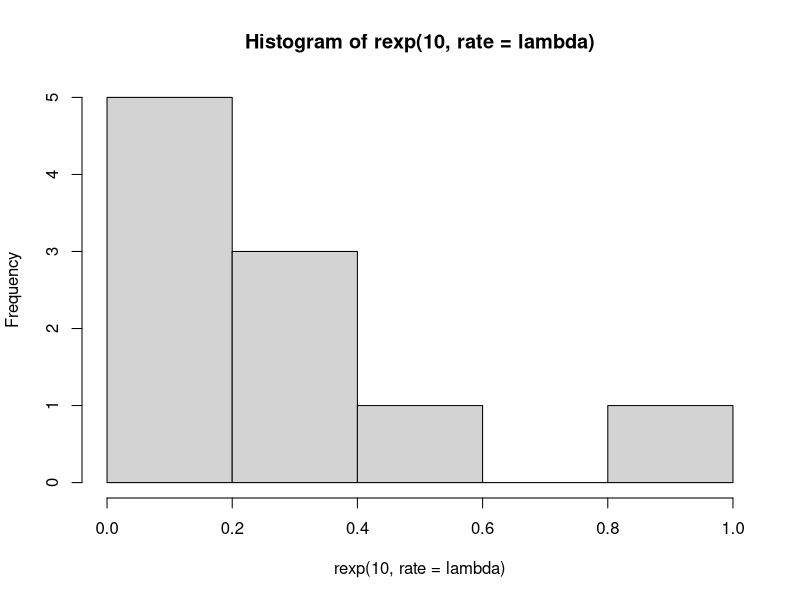
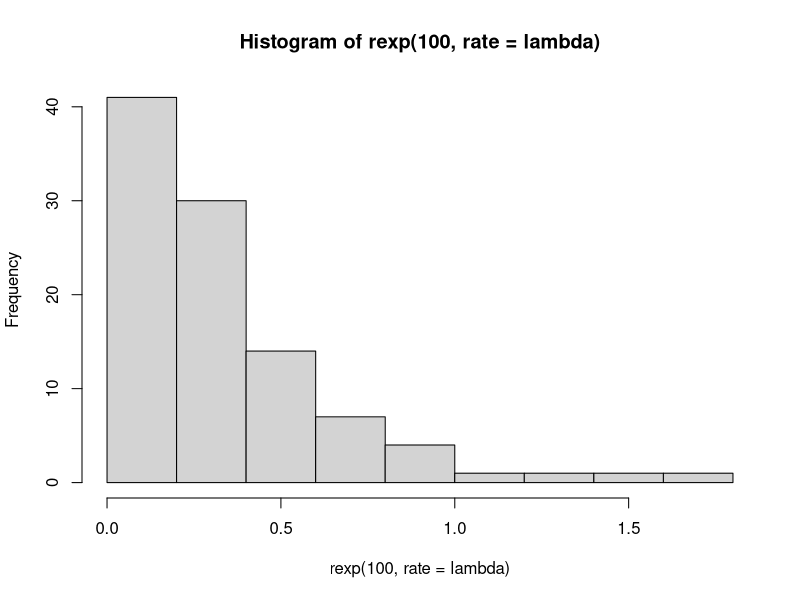
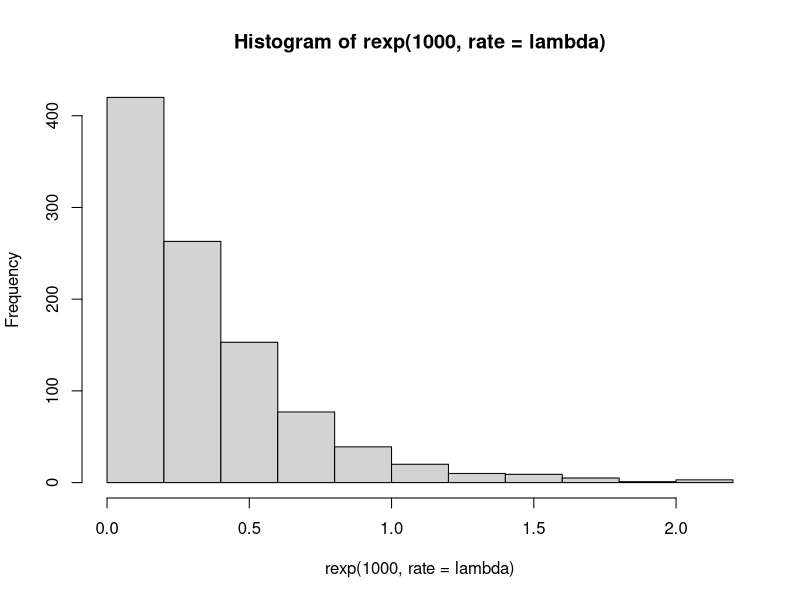
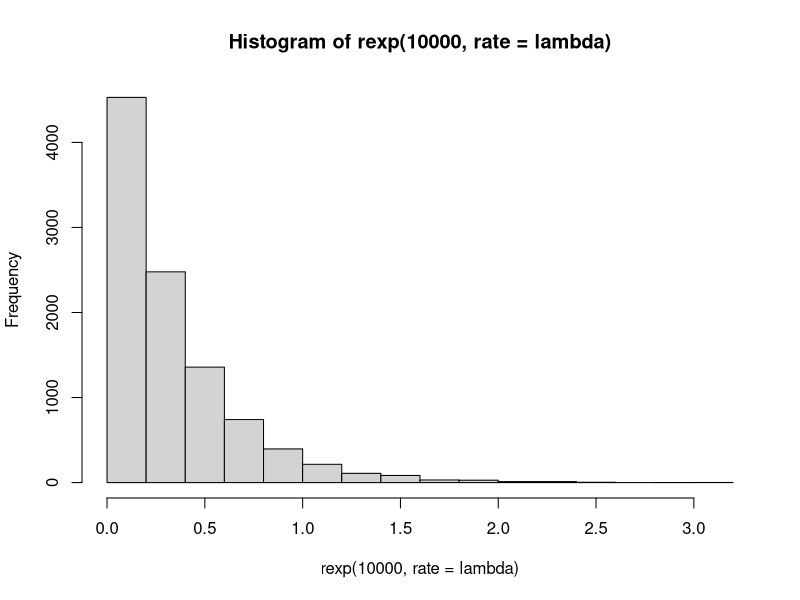

Reproduce these figures in R, in order.
lambda <- 3
set.seed(1)
x <- rexp(1, rate = lambda)

# a
P_X <- dexp(x, rate = lambda)
print(P_X)

# b
set.seed(1)
hist(rexp(10, rate=lambda))

set.seed(1)
hist(rexp(100, rate=lambda))

set.seed(1)
hist(rexp(1000, rate=lambda))

set.seed(1)
hist(rexp(10000, rate=lambda))

# c
data_mean <- 1/lambda
print(data_mean)

data_variance <- 1/(lambda^2)
print(data_variance)